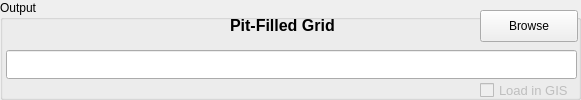
  <widget class="QGroupBox" name="groupBoxOutput">
   <property name="geometry">
    <rect>
     <x>16</x>
     <y>121</y>
     <width>581</width>
     <height>100</height>
    </rect>
   </property>
   <property name="title">
    <string>Output</string>
   </property>
   <widget class="QCheckBox" name="showPF_DFrame">
    <property name="enabled">
     <bool>false</bool>
    </property>
    <property name="geometry">
     <rect>
      <x>480</x>
      <y>80</y>
      <width>91</width>
      <height>21</height>
     </rect>
    </property>
    <property name="font">
     <font>
      <pointsize>10</pointsize>
      <weight>50</weight>
      <italic>false</italic>
      <bold>false</bold>
      <underline>false</underline>
      <strikeout>false</strikeout>
     </font>
    </property>
    <property name="text">
     <string>Load in GIS</string>
    </property>
    <property name="checked">
     <bool>false</bool>
    </property>
   </widget>
   <widget class="QLineEdit" name="lineEditFillPits">
    <property name="geometry">
     <rect>
      <x>6</x>
      <y>50</y>
      <width>571</width>
      <height>29</height>
     </rect>
    </property>
    <property name="font">
     <font>
      <pointsize>10</pointsize>
      <weight>50</weight>
      <bold>false</bold>
     </font>
    </property>
   </widget>
   <widget class="QPushButton" name="pushButtonFillPits">
    <property name="geometry">
     <rect>
      <x>480</x>
      <y>10</y>
      <width>98</width>
      <height>32</height>
     </rect>
    </property>
    <property name="text">
     <string>Browse</string>
    </property>
    <property name="autoDefault">
     <bool>false</bool>
    </property>
   </widget>
   <widget class="QLabel" name="textLabel1_2">
    <property name="geometry">
     <rect>
      <x>230</x>
      <y>10</y>
      <width>111</width>
      <height>31</height>
     </rect>
    </property>
    <property name="font">
     <font>
      <family>Arial</family>
      <pointsize>12</pointsize>
      <weight>75</weight>
      <bold>true</bold>
     </font>
    </property>
    <property name="text">
     <string>Pit-Filled Grid</string>
    </property>
   </widget>
  </widget>
